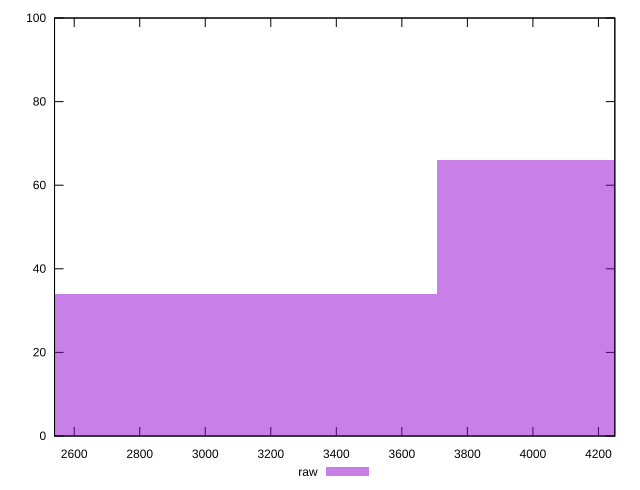

The gnuplot source for this figure:
reset

$raw <<EOF
4448.859209989714 66
2965.906139993143 34
EOF

set key outside below
set boxwidth 1482.9530699965715
set xrange [2540:4250]
set yrange [0:100]
set trange [0:100]
set style fill transparent solid 0.5 noborder
set terminal svg size 640, 490 enhanced background rgb 'white'
set output "reports/report_00030_2021-02-24T20-42-31.540Z/unused-javascript/samples/music/raw/histogram.svg"

plot $raw title "raw" with boxes

reset
